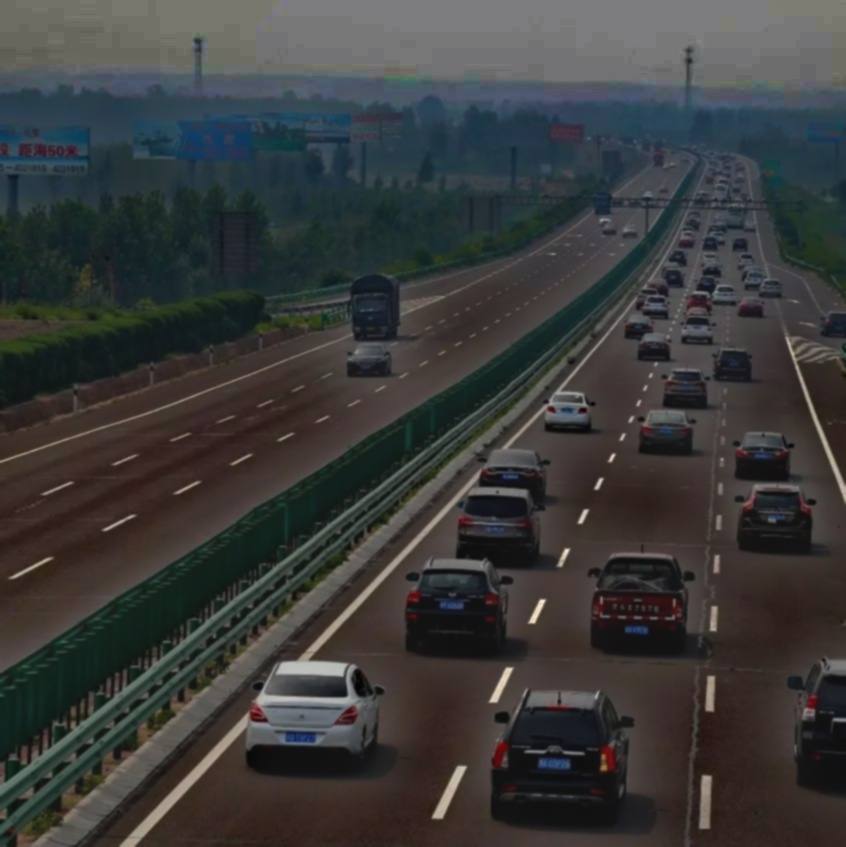
#> input picture output_image2.jpg, 846 x 847 px
$ python 'Robert分割.py'   (older library calls are emulated)
#> lines starting #> are read from the running program, lines starting #| are printed output that depends on the picture; after the words box and inside, x2 and y2 are one past the last pixel; in counts of white or black regions, pixels touching at a corner belong together
import cv2
import numpy as np

# 读取图像  Robert
image_path = 'output_image2.jpg'
image = cv2.imread(image_path)
#> image is the input picture: shape (847, 846, 3); mean B, G, R 58.7, 59.2, 58.5

# 灰度化
gray = cv2.cvtColor(image, cv2.COLOR_BGR2GRAY)
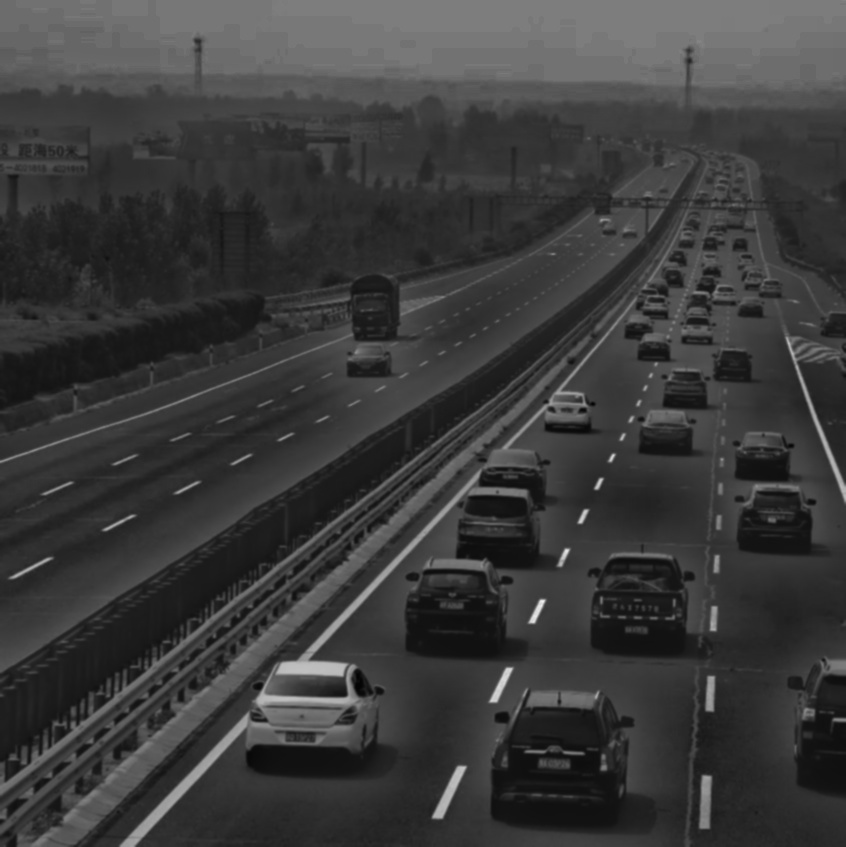
#> gray: shape (847, 846); min 3, max 241, mean 59

# 高斯模糊
blurred = cv2.GaussianBlur(gray, (5, 5), 0)

# Robert算子
kernel_roberts_x = np.array([[1, 0], [0, -1]], dtype=int)
kernel_roberts_y = np.array([[0, 1], [-1, 0]], dtype=int)
edges_x = cv2.filter2D(blurred, cv2.CV_16S, kernel_roberts_x)
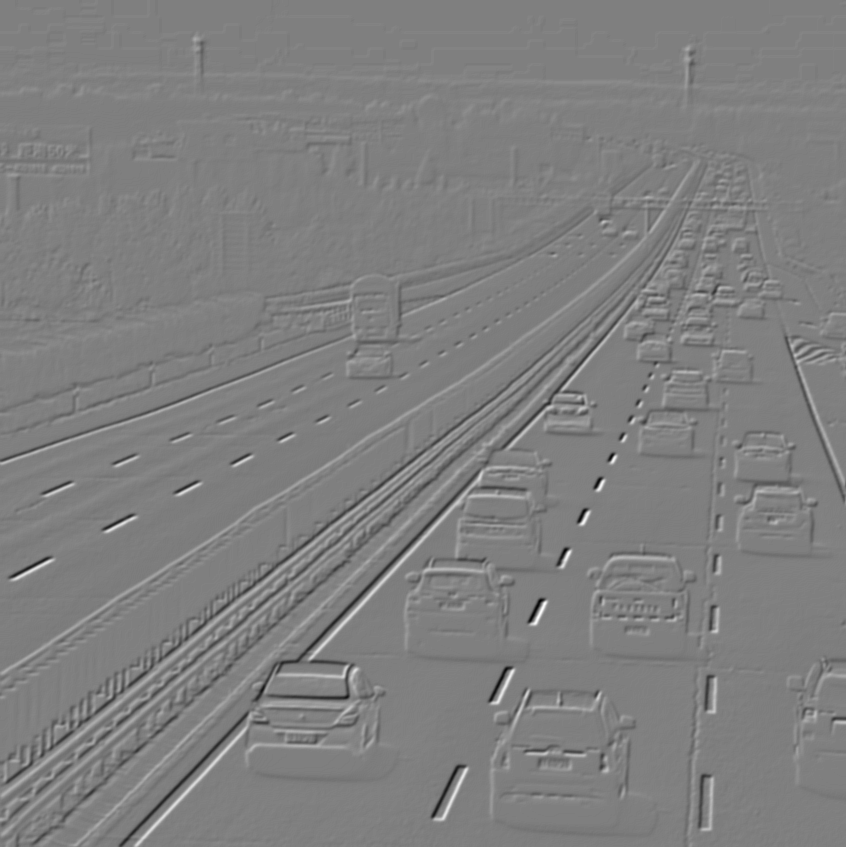
#> edges_x: shape (847, 846) int16; min -63, max 63, mean 0.1; drawn with min black and max white
edges_y = cv2.filter2D(blurred, cv2.CV_16S, kernel_roberts_y)
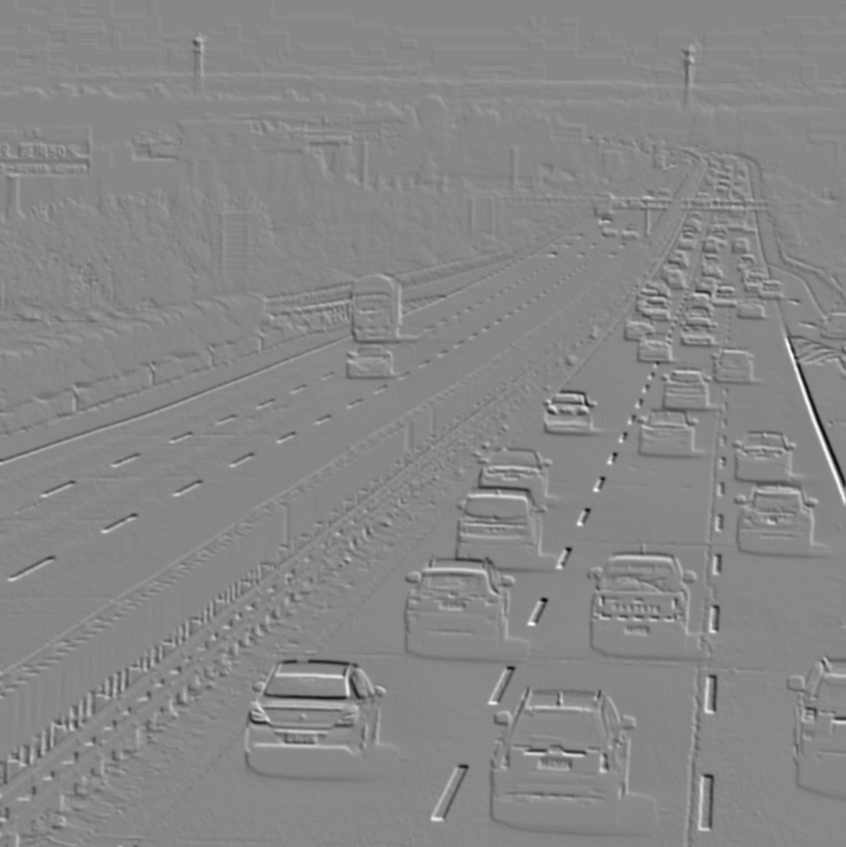
#> edges_y: shape (847, 846) int16; min -53, max 47, mean 0.1; drawn with min black and max white
edges = cv2.convertScaleAbs(cv2.addWeighted(cv2.convertScaleAbs(edges_x), 0.5, cv2.convertScaleAbs(edges_y), 0.5, 0))
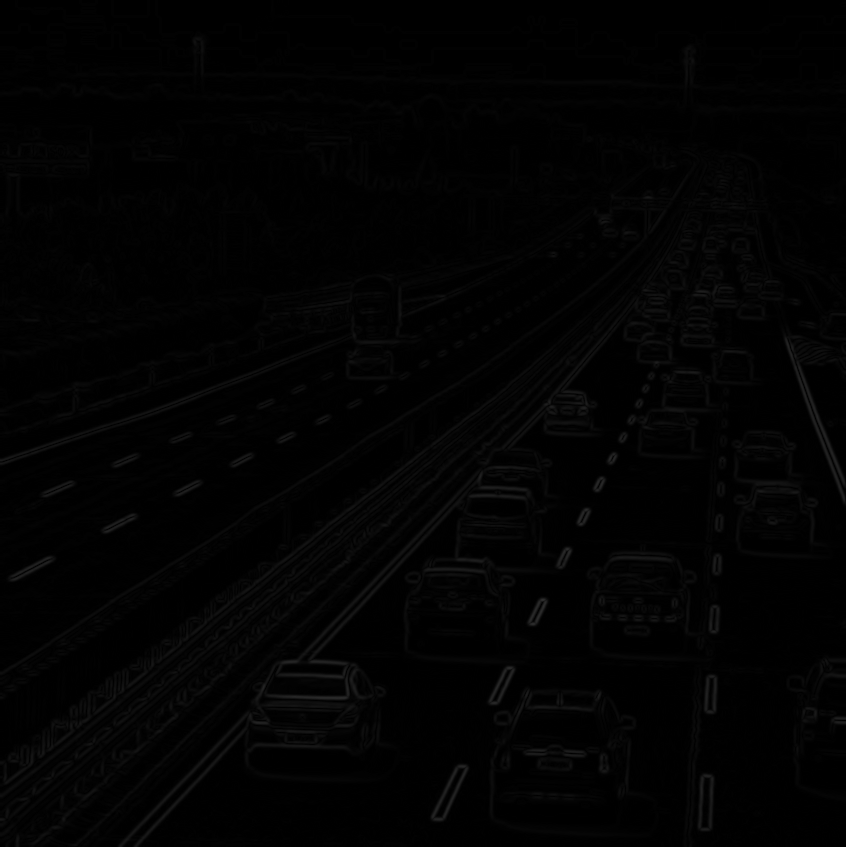
#> edges: shape (847, 846); min 0, max 45, mean 2.3

# 轮廓检测
contours, _ = cv2.findContours(edges, cv2.RETR_TREE, cv2.CHAIN_APPROX_SIMPLE)
#> contours = 19799 contours, 18692 with area under 20; largest, box (x1, y1, x2, y2) and area: (0, 0, 846, 847) 582162, (518, 430, 711, 572) 13706, (502, 658, 695, 817) 10320, (152, 340, 500, 540) 9976, (58, 509, 284, 714) 9316

# 保存检测到的汽车
car_count = 0
for contour in contours:
    x, y, w, h = cv2.boundingRect(contour)
    if w < 40 and h < 30:
        crop_img = image[y:y + h, x:x + w]
        car_image_path = f"/mnt/data/car_{car_count}.jpg"
        cv2.imwrite(car_image_path, crop_img)
        car_count += 1
#> this loop made 19799 passes
#> (contour, x, y, w, h, crop_img, car_image_path) on passes 9, 23, 25, 30, 31: ([[624, 846], [625, 846]], 624, 846, 2, 1, [[58, 58, 70], [58, 58, 70]], '/mnt/data/car_8.jpg'), ([[351, 846], [352, 846]], 351, 846, 2, 1, [[31, 34, 49], [31, 34, 49]], '/mnt/data/car_22.jpg'), ([[312, 846], [313, 846]], 312, 846, 2, 1, [[34, 40, 53], [34, 40, 53]], '/mnt/data/car_24.jpg'), ([[783, 845], [783, 846]], 783, 845, 1, 2, [[34, 37, 51], [33, 36, 50]], '/mnt/data/car_29.jpg'), ([[778, 845], [778, 846]], 778, 845, 1, 2, [[32, 35, 49], [32, 35, 49]], '/mnt/data/car_30.jpg')
#> (x, y, w, h, crop_img, car_image_path) on passes 1 to 6: (843, 846, 1, 1, [[35, 38, 52]], '/mnt/data/car_0.jpg'), (818, 846, 1, 1, [[32, 35, 49]], '/mnt/data/car_1.jpg'), (811, 846, 1, 1, [[32, 35, 49]], '/mnt/data/car_2.jpg'), (802, 846, 1, 1, [[33, 36, 50]], '/mnt/data/car_3.jpg'), (722, 846, 1, 1, [[35, 38, 52]], '/mnt/data/car_4.jpg'), (708, 846, 1, 1, [[32, 35, 49]], '/mnt/data/car_5.jpg')
#> after the loop, car_count = 19687

# 显示检测结果
for contour in contours:
    x, y, w, h = cv2.boundingRect(contour)
    if w > 40 and h > 40:
        cv2.rectangle(image, (x, y), (x + w, y + h), (0, 255, 0), 2)
#> this loop made 19799 passes
#> contour on passes 9 to 11: [[624, 846], [625, 846]], [[602, 846]], [[596, 846]]
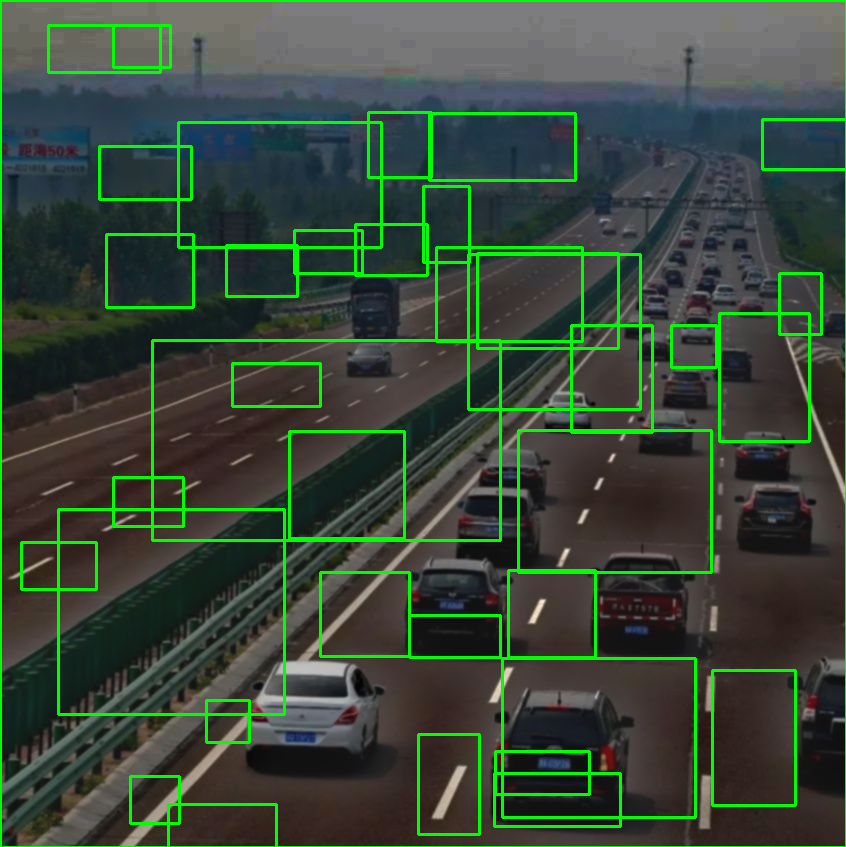
#> image: shape (847, 846, 3); 6.22% of pixels changed, all inside (x1, y1, x2, y2) = (0, 0, 846, 847)

cv2.imshow("Detected Cars with Robert", image)
cv2.waitKey(0)
cv2.destroyAllWindows()

$ run again, with output_image1.jpg copied over output_image2.jpg
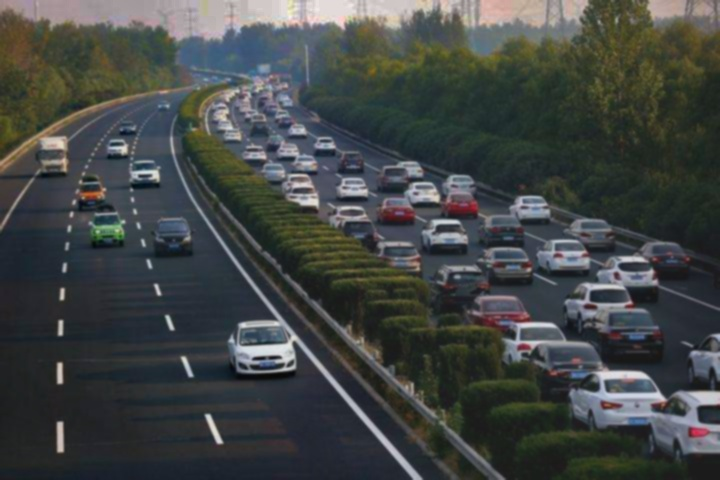
#> input picture output_image1.jpg, 720 x 480 px
#> image is the input picture: shape (480, 720, 3); mean B, G, R 68.9, 69.9, 66.1
#> `edges = cv2.convertScaleAbs(cv2.addWeighted(cv2.convertScaleAbs(edges_..`:
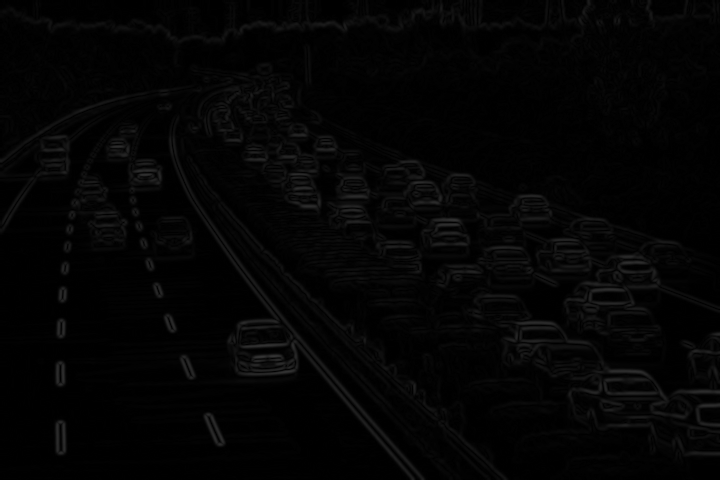
#> edges: shape (480, 720); min 0, max 52, mean 4.1
#> contours = 9683 contours, 9072 with area under 20; largest, box (x1, y1, x2, y2) and area: (0, 0, 720, 480) 298376, (136, 244, 247, 296) 2184, (175, 292, 270, 334) 2081, (67, 317, 172, 344) 1682, (524, 281, 573, 325) 1179
#> the loop `for contour in contours:` made 9683 passes
#> (contour, x, y, w, h, crop_img, car_image_path) on passes 8, 29, 32, 34: ([[525, 479], [526, 479]], 525, 479, 2, 1, [[25, 28, 26], [26, 29, 27]], '/mnt/data/car_7.jpg'), ([[624, 478], [624, 479]], 624, 478, 1, 2, [[28, 32, 26], [27, 31, 26]], '/mnt/data/car_28.jpg'), ([[388, 478], [389, 478]], 388, 478, 2, 1, [[48, 39, 35], [48, 39, 35]], '/mnt/data/car_31.jpg'), ([[217, 478], [219, 478]], 217, 478, 3, 1, [[43, 33, 26], [43, 33, 26], [43, 33, 26]], '/mnt/data/car_33.jpg')
#> after the loop `for contour in contours:`: car_count = 9657
#> the loop `for contour in contours:` made 9683 passes
#> contour on passes 9 to 11: [[438, 479]], [[395, 479]], [[371, 479]]
#> after the loop `for contour in contours:`:
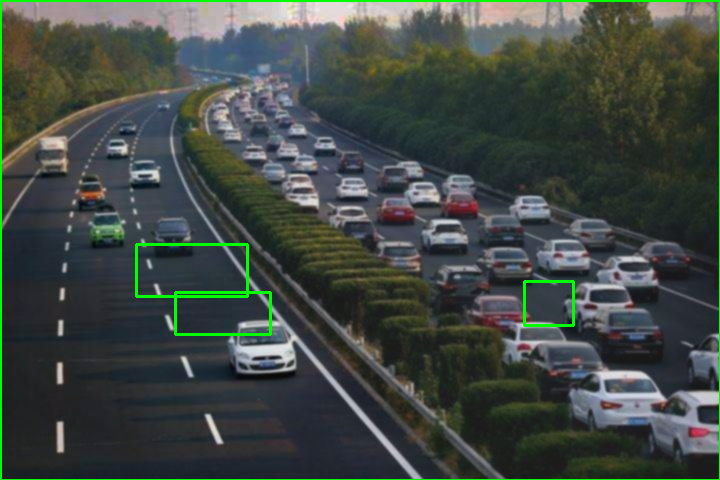
#> image: shape (480, 720, 3); 1.71% of pixels changed, all inside (x1, y1, x2, y2) = (0, 0, 720, 480)
